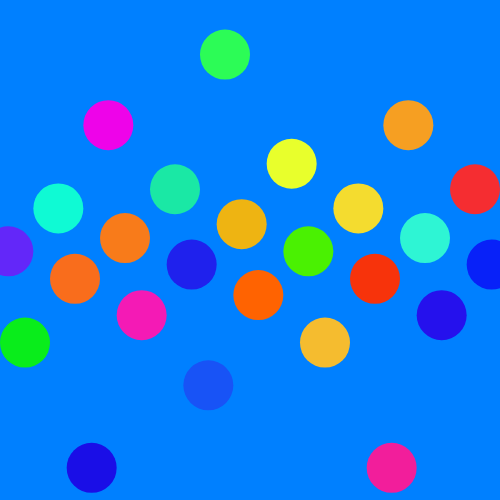
Frame 1 (no input)
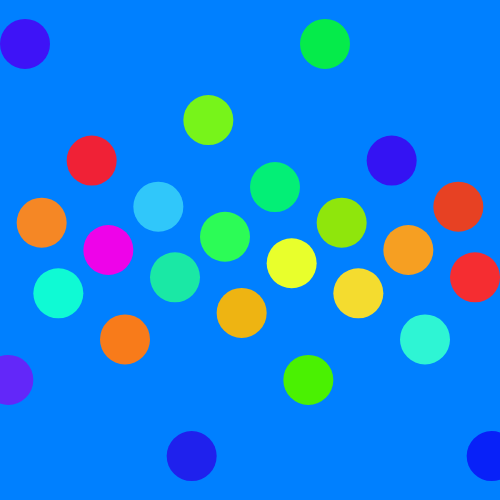
Frame 60 (no input)
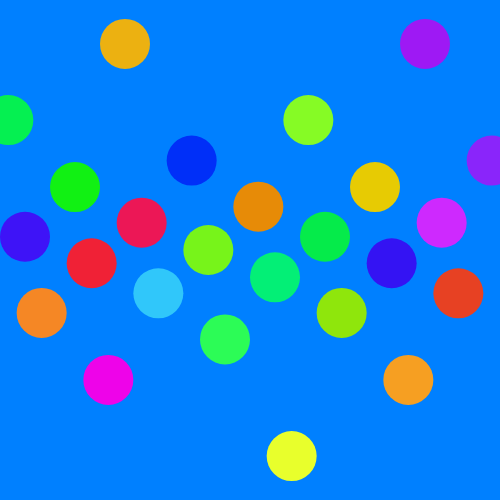
Frame 120 (the mouse pressed at the canvas centre since frame 60)

The p5.js sketch that drew these frames (run headless with seeded random() and noise() and a simulated clock; from frame 60 on, the mouse is pressed at the canvas centre):

// p5.js sketch
// ── sketch.js
let els = 30;
let s = 50;
let prevY = [];   // Store previous Y positions
let colors = [];  // Store each circle's color

function setup() {
  createCanvas(500, 500);
  colorMode(HSB, 360, 100, 100);
  noStroke();

  for (let i = 0; i < els; i++) {
    colors[i] = randomColor();
    prevY[i] = 0; // Start with dummy value
  }
}

function draw() {
  background(210, 100, 100);

  let elw = width / els;
  let mag = height * 0.3;

  push();
  translate(elw / 2, height / 2);

  for (let i = 0; i < els; i++) {
    let wave = map(Math.tan(radians(frameCount + i * 50)), -1, 1, -mag / 2, mag / 2);

    if ((prevY[i] < -height / 2 || prevY[i] > height / 2) &&
        (wave >= -height / 2 && wave <= height / 2)) {
      colors[i] = randomColor();
    }

    prevY[i] = wave;

    fill(colors[i]);
    push();
    translate(i * elw, wave);
    ellipse(0, 0, s, s);
    pop();
  }

  pop();
}

function randomColor() {
  let h = random(360);
  let s = random(80, 100);
  let b = random(90, 100);
  return color(h, s, b);
}
